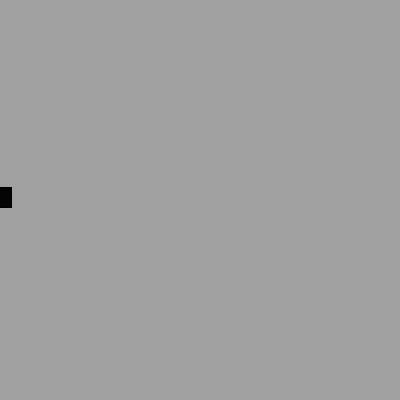
Frame 1 (no input)
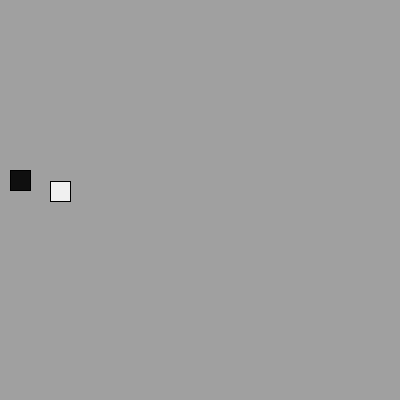
Frame 60 (the mouse pressed at the canvas centre just before this capture)
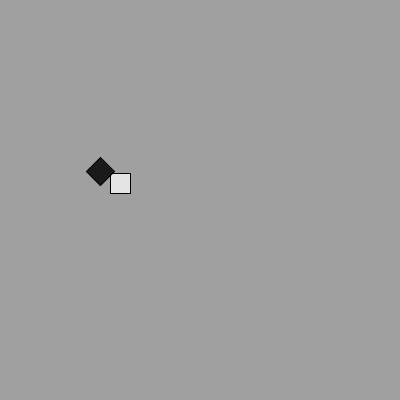
Frame 120 (the mouse held since frame 60 and released just before this capture)

The Processing sketch that drew these frames (run headless with seeded random() and noise(); from frame 60 on, the mouse is pressed at the canvas centre):

// Processing sketch: Ex_2_rythmmotion_4
// ── Ex_2_rythmmotion_4.pde
void setup() {
    size(400, 400);
    rectMode(CENTER);
}

void draw() {
    background(160);
    translate(0, height/2);
    float frameColor = (frameCount % (20 * PI)) * 4;

    // frameCount と連動したグレースケールの色に変更
    fill(frameColor);

    // 飛び跳ねる正方形 (前と同じ)
    rect(frameCount, -abs(sin(frameCount/20.0)) * 60, 20, 20);

    // frameCount と連動したグレースケールの色に変更 (先ほどの色とは反転させる)
    fill(255 - frameColor);

    // 直線的な動きの正方形にスナップバックの動きをつける
    translate(frameCount-20, 0);
    rotate(radians(60 - frameColor * 4));
    rect(20, 20, 20, 20);
}
